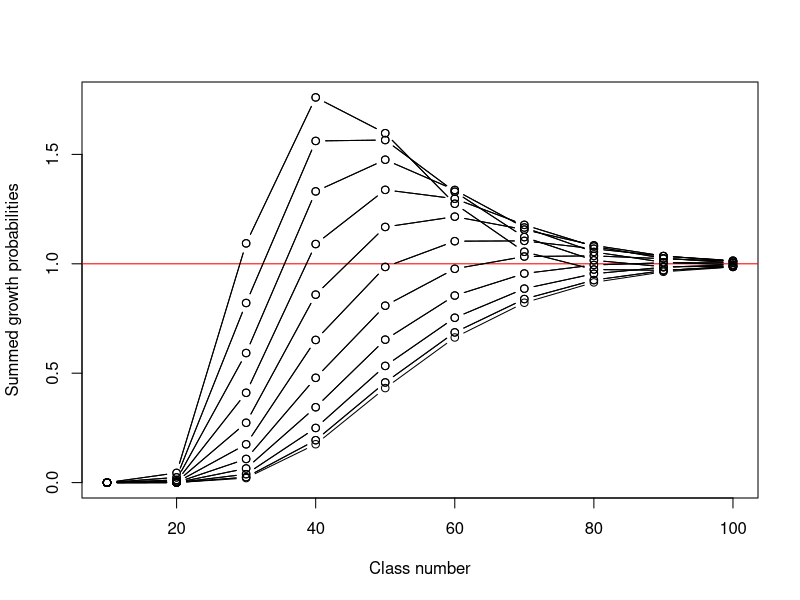
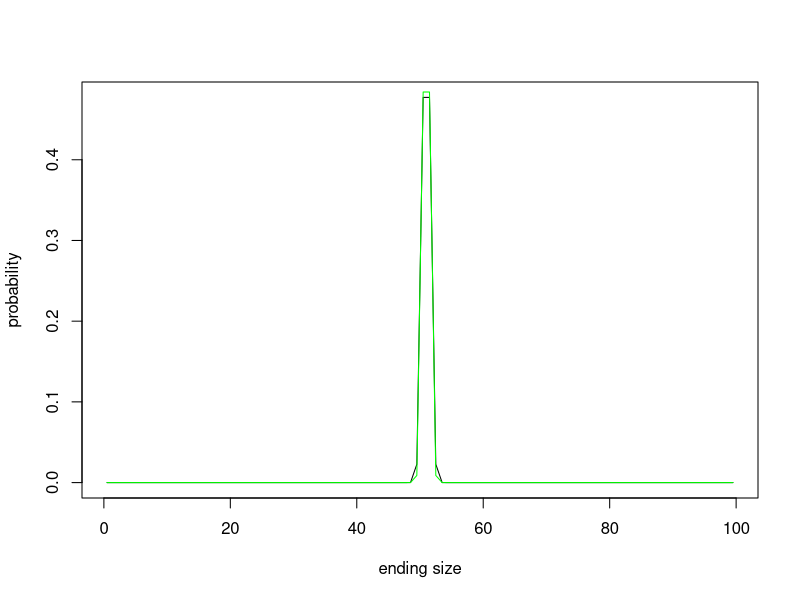

Source code (R) for these figures, in order:
###### This script illustrates the problems with using the mesh point method to 
#####  estimate growth probabilities when discretizing the model for analysis. 
#####  In the main text, results of the script shown here are included in Figure 7. 

graphics.off()
rm(list=ls())

# what bin numbers to try? 
bins =seq(10,100,10)
minsize=0
maxsize=100

means=seq(49,51,0.1)
sd = 0.5 # SD of growth

dev.new(width=6, height = 4,noRStudioGD = TRUE)
# run through different mean sizes and bin numbers to generate estimates of summed probabilities of growth to any bin
alldats=NULL
for (mn in means) {

  dats=NULL
  for (binnum in bins){
  vec.bin = c(minsize, minsize+1:binnum*(maxsize-minsize)*(1/binnum)) 
  binmids <- 0.5*(vec.bin[2:length(vec.bin)] + vec.bin[1:(length(vec.bin)-1)])
  n.bin = length(binmids)
  binwidth=(maxsize-minsize)/n.bin
  grows2=binwidth*dnorm(binmids,mn,sd) #mesh pt approach
   
  growcdf <- pnorm(vec.bin,mn,sd)
  grows1 <- growcdf[2:length(vec.bin)]-growcdf[1:(length(vec.bin)-1)] #CDF different approach
  
  totgrow=pnorm(maxsize,mn,sd)-pnorm(minsize,mn,sd)

  dats=rbind(dats,c(binnum,sum(grows2)))
  alldats=rbind(alldats,cbind(mn,binnum,sum(grows2)))
} # end bin num loop

  if (mn==min(means)){
    plot(dats[,1],dats[,2], type='b', xlab='Class number', ylab='Summed growth probabilities')
    abline(1,0, col='red')
  }else {points(dats[,1],dats[,2], type='b')}
 
} # end mn loop 

dev.new(width=6, height = 4,noRStudioGD = TRUE)
plot(binmids,grows1,col='black', type='l', ylab='probability',xlab='ending size')
   lines(binmids,grows2,col='green')
   